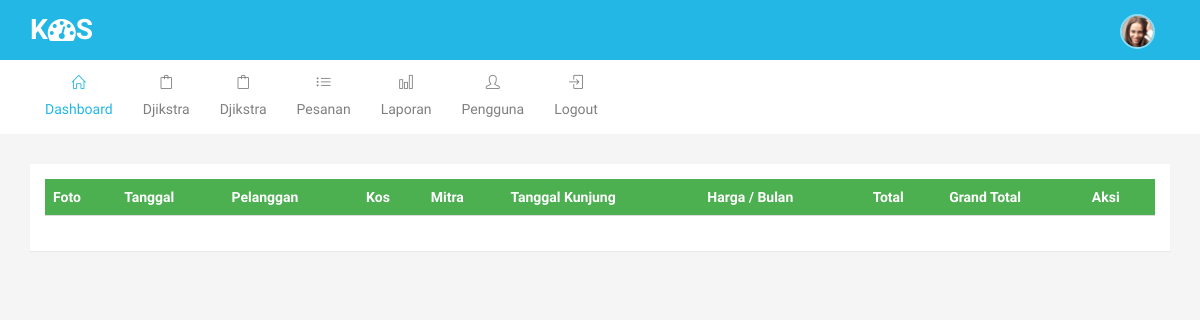
The page /histori_pemesanan (signed in) on the database as committed earlier.
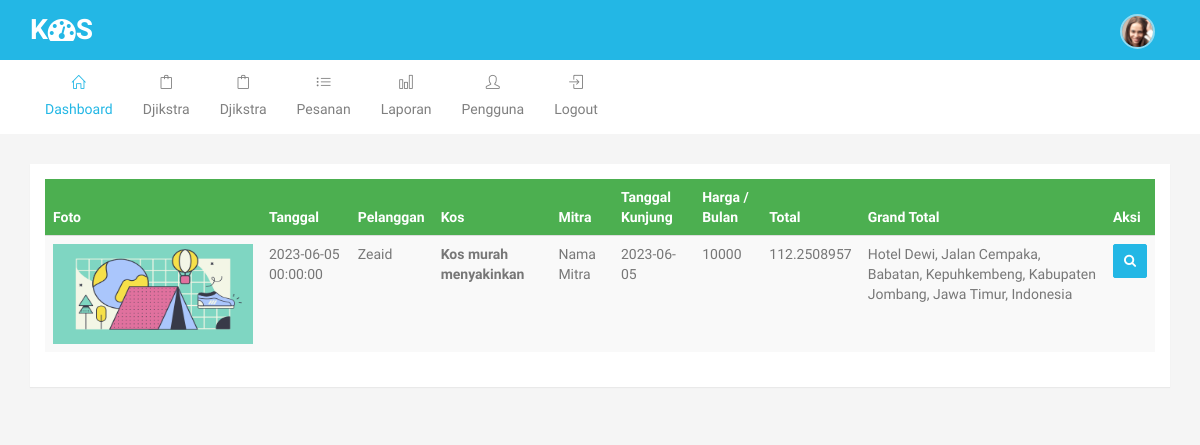
The same page on the database as committed later.
### tables this page shows
CREATE TABLE `m_transaksi` (
  `id` int(11) NOT NULL,
  `id_pelanggan` int(11) NOT NULL,
  `id_kos` int(11) NOT NULL,
  `kode_transaksi` text NOT NULL,
  `tgl_pemesanan` datetime NOT NULL,
  `tgl_kunjung` date NOT NULL,
  `keterangan` text NOT NULL,
  `harga` int(11) NOT NULL,
  `total_bulan` int(11) NOT NULL,
  `nama` text NOT NULL,
  `hp` int(11) NOT NULL,
  `grand_total` int(11) NOT NULL
);

CREATE TABLE `m_kos` (
  `id` int(11) NOT NULL,
  `kode` varchar(24) NOT NULL,
  `nama` text NOT NULL,
  `id_mitra` int(11) NOT NULL,
  `harga` int(11) NOT NULL,
  `deskripsi` text NOT NULL,
  `alamat` text NOT NULL,
  `lat` text NOT NULL,
  `lng` text NOT NULL,
  `gambar` text NOT NULL
);

CREATE TABLE `m_mitra` (
  `id` int(11) NOT NULL,
  `nama` varchar(225) NOT NULL,
  `hp` text NOT NULL,
  `email` text NOT NULL,
  `alamat` text NOT NULL,
  `username` text NOT NULL,
  `password` text NOT NULL,
  `status` text NOT NULL
);

### config/koneksi.php (called while the page is built, shortened)
<?php
$base_url = "http://localhost/pencarian_kos/";
?>

### pages/histori_pemesanan.php (the view, shortened to what this page needs)
<div class="row">
    <div class="col-md-12">
        <div class="panel panel-success collapsed">
            <div class="panel-body">
                <table id="datatable" class="table table-striped dt-responsive nowrap">
                    <thead class="bg-success">
                        <tr>
                            <th>Foto</th>
                            <th>Tanggal</th>
                            <th>Pelanggan</th>
                            <th>Kos</th>
                            <th>Mitra</th>
                            <th>Tanggal Kunjung</th>
                            <th>Harga / Bulan</th>
                            <th>Total</th>
                            <th>Grand Total</th>
                            <th>Aksi</th>
                        </tr>
                    </thead>
                    <tbody>
                       <?php
                        if (in_array($_SESSION['level'],array('3'))) {
                            $filter = "WHERE d.id='".$_SESSION['id_mitra']."'";
                        }elseif (in_array($_SESSION['level'],array('2'))) {
                            $filter = "WHERE a.id_pelanggan='".$_SESSION['id_pelanggan']."'";
                        }else{
                            $filter = "";
                        }
                       $q = mysqli_query($conn,"SELECT c.*, c.nama as kos, d.nama as mitra, a.*, a.nama as pelanggan, b.alamat as alamat_pelanggan FROM m_transaksi as a
                           LEFT JOIN m_pelanggan as b ON a.id_pelanggan = b.id
                           LEFT JOIN m_kos as c ON a.id_kos = c.id
                           LEFT JOIN m_mitra as d ON c.id_mitra = d.id
                           $filter
                           ");
                       while ($d = mysqli_fetch_array($q)) :
                           ?>
                           <tr>
                               <td>
                                  <img src="<?php echo $base_url; ?>upload/<?php echo $d['gambar']; ?>" style="width:200px; height: 100px">
                              </td>
                              <td><?php echo $d['tgl_pemesanan']; ?></td>
                              <td><?php echo $d['pelanggan']; ?></td>
                              <td style="font-weight: bold;"><?php echo $d['kos']; ?></td>
                              <td><?php echo $d['mitra']; ?></td>
                              <td><?php echo $d['tgl_kunjung']; ?></td>
                              <td><?php echo $d['harga']; ?></td>
                              <td><?php echo $d['lng']; ?></td>
                              <td><?php echo $d['alamat']; ?></td>
                              <td nowrap="">
                               <form action="<?php echo $base_url; ?>invoice/<?php echo $d['kode_transaksi']; ?>" method="POST">
                                   <button type="submit" name="pesan" class="btn btn-primary btn-sm"><i class="fa fa-search"></i></button>
                               </form>
                           </td>
                       </tr>
                   <?php endwhile; ?>
               </tbody>
           </table>
       </div>
   </div>
</div>
</div>

### index.php (shortened to what this page needs)
<?php
include "config/koneksi.php";
?>
<!DOCTYPE html>
<html lang="en">
<head>
	<link href="<?php echo $base_url; ?>plugins/bootstrap/css/bootstrap.min.css" rel="stylesheet">
	<link href="<?php echo $base_url; ?>plugins/simple-line-icons/simple-line-icons.css" rel="stylesheet">
	<link href="<?php echo $base_url; ?>plugins/font-awesome/css/font-awesome.min.css" rel="stylesheet">
	<link href="<?php echo $base_url; ?>plugins/pace/pace.css" rel="stylesheet">
	<link href="<?php echo $base_url; ?>plugins/jasny-bootstrap/css/jasny-bootstrap.min.css" rel="stylesheet">
	<link rel="stylesheet" href="<?php echo $base_url; ?>plugins/nano-scroll/nanoscroller.css">
	<link href="<?php echo $base_url; ?>plugins/chart-c3/c3.min.css" rel="stylesheet">
	<link href="<?php echo $base_url; ?>plugins/iCheck/blue.css" rel="stylesheet">
	<link href="<?php echo $base_url; ?>plugins/datatables/jquery.dataTables.min.css" rel="stylesheet" type="text/css">
	<link href="<?php echo $base_url; ?>plugins/datatables/responsive.bootstrap.min.css" rel="stylesheet" type="text/css">
	<link href="<?php echo $base_url; ?>plugins/toast/jquery.toast.min.css" rel="stylesheet">
<link href="<?php echo $base_url; ?>css/style.css" rel="stylesheet">
      </head>
      <body class="layout-horizontal">
       <div class="top-bar bg-primary">
        <div class="container">
         <div class="row">
          <div class="col-xs-6">
           <a href="index.html" class="admin-logo">
            <h1>K<i class="fa fa-dashboard"></i>S</h1>
          </a>
        </div>
        <div class="col-xs-6">
         <ul class="list-inline top-right-nav">
        <?php if(!empty($_SESSION['username'])) : ?>
          <li class="dropdown avtar-dropdown">
           <a href="#" class="dropdown-toggle" data-toggle="dropdown">
            <img src="<?php echo $base_url; ?>images/avtar-1.jpg" class="img-circle" width="30" alt="">
          </a>
        </li>
        <?php else : ?>
         <ul class="list-inline top-right-nav">
          <li class="dropdown avtar-dropdown"><a href="<?php echo $base_url; ?>login">Login</a></li>
        </ul>
      <?php endif; ?>
    </ul>
  </div>
</div>
</div>
</div>
<nav class="navbar navbar-default navbar-static-top">
  <div class="container">
 <div id="navbar" class="navbar-collapse collapse">
  <ul class="nav navbar-nav">
   <li class="dropdown active">
    <a href="<?php echo $base_url; ?>" role="button" aria-haspopup="true" aria-expanded="false"><i class="icon-home"></i> Dashboard</a>
  </li>
  <li class="dropdown">
    <a href="<?php echo $base_url; ?>djikstra" role="button" aria-haspopup="true" aria-expanded="false"><i class="icon-bag"></i>Djikstra</a>
  </li>
  <?php if(!empty($_SESSION['username'])) : ?>
    <?php if(in_array($_SESSION['level'], array('1'))) : ?>
      <li class="dropdown">
        <a href="#" class="dropdown-toggle" data-toggle="dropdown" role="button" aria-haspopup="true" aria-expanded="false"><i class="icon-bag"></i> Djikstra</a>
      </li>
    <?php endif; ?>
    <?php if(in_array($_SESSION['level'], array('1','2'))) : ?>
      <li class="dropdown">
       <a href="<?php echo $base_url; ?>histori_pemesanan" role="button" aria-haspopup="true" aria-expanded="false"><i class="icon-list"></i> Pesanan</a>
     </li>
   <?php endif; ?>
   <?php if(in_array($_SESSION['level'], array('1'))) : ?>
    <li class="dropdown">
      <a href="<?php echo $base_url; ?>statistik" onclick="alert('Proses pengembangan')" role="button" aria-haspopup="true" aria-expanded="false"><i class=" icon-bar-chart"></i> Laporan</a>
    </li>
    <li class="dropdown">
      <a href="#" role="button" aria-haspopup="true" aria-expanded="false"><i class="icon-user"></i> Pengguna</a>
    </li>
  <?php endif; ?>
  <li class="dropdown">
    <a href="<?php echo $base_url; ?>logout" role="button" aria-haspopup="true" aria-expanded="false"><i class="icon-login"></i> Logout</a>
  </li>
  <?php endif;  ?>
</ul>
</div>
</div>
</nav>
<div class="h-main-content">
  <div class="container">
   <?php
   if (file_exists("pages/".$_GET['page'].".php")) {
    if($_GET['page']!="home"){
     include"pages/".$_GET['page'].".php";
   }else{
     include"pages/home.php";
   }
 }else{
  include"pages/home.php";
}
?>
</div>
</div>
</body>
</html>

### css/style.css (style rules this page uses)
.bg-success { background-color: #4CAF50; }
body { font-family: "Arimo", Helvetica, Arial, sans-serif; color: #777; font-size: 14px; font-weight: 400; line-height: 24px; overflow-x: hidden; background-color: #f5f5f5; }
a { text-decoration: none; -moz-transition: all 0.3s; -o-transition: all 0.3s; -webkit-transition: all 0.3s; transition: all 0.3s; color: #56afd7; }
h1, h2, h3, h4, h5, h6 { margin-top: 0px; font-weight: 700; }
.bg-primary { background-color: #23b7e5 !important; border-color: #23b7e5 !important; color: #fff; }
.bg-success { background-color: #4CAF50 !important; border-color: #4CAF50 !important; color: #fff; }
.panel { margin-bottom: 30px; border: 0px; }
.panel, .panel-heading { -webkit-border-radius: 0px; -moz-border-radius: 0px; -ms-border-radius: 0px; border-radius: 0px; }
.panel-body { position: relative; }
.panel-success { border-color: #4CAF50; }
.btn { border-radius: 2px; -webkit-border-radius: 2px; text-transform: capitalize; font-size: 13px; padding: 7px 14px; font-weight: 400; }
.btn.btn-sm { padding: 6px 10px; }
.btn-primary { background-color: #23b7e5; border-color: #23b7e5; color: #fff; }
.top-bar { height: 60px; position: fixed; left: 0; top: 0; width: 100%; z-index: 999; }
.admin-logo { display: block; margin-left: -15px; float: left; width: 220px; text-align: center; padding-left: 0px; height: 60px; line-height: 60px; }
.admin-logo h1 { color: #fff; font-size: 28px; line-height: 60px; text-transform: uppercase; font-weight: 800; margin: 0px; }
.top-right-nav { margin: 0; padding: 0; float: right; padding-right: 0px; }
.top-right-nav > li { display: block; float: left; position: relative; padding: 0px; }
.top-right-nav > li > a { display: block; line-height: 60px; padding: 0px 15px; color: #fff; }
.top-right-nav > li > a img { border: 2px solid rgba(255, 255, 255, 0.5); margin-right: 0px; width: 35px; }
.table > thead > tr > th { border-bottom: 1px solid #DDDDDD; vertical-align: bottom; }
body.layout-horizontal { background-color: #f5f5f5; }
body.layout-horizontal .top-bar { position: static; }
body.layout-horizontal .top-bar .admin-logo { width: auto; }
body.layout-horizontal .admin-logo { margin-left: 0px; text-align: left; }
body.layout-horizontal .h-main-content { min-height: 100%; position: relative; height: auto; padding-bottom: 40px; }
body.layout-horizontal .navbar-default { border: 0px; background-color: #fff; margin-bottom: 30px; }
body.layout-horizontal .navbar-default .navbar-nav > li > a { color: rgba(0, 0, 0, 0.5); display: block; font-weight: 400; }
body.layout-horizontal .navbar-default .navbar-nav > li > a i { display: block; font-size: 14px; margin: 0 auto; margin-bottom: 0px; }
body.layout-horizontal .navbar-default .navbar-nav > .active > a, body.layout-horizontal .navbar-default .navbar-nav > .active > a:focus, body.layout-horizontal .navbar-default .navbar-nav > .active > a:hover { color: #23b7e5; background-color: transparent; }
@media (min-width: 768px) { body.layout-horizontal .navbar-default .navbar-nav > li > a { text-align: center; } }
@media (min-width: 768px) { body.layout-horizontal .navbar-default .navbar-nav > li > a i { margin-bottom: 10px; } }

Rows that differ between the two databases and show on the page:
added m_transaksi: id_kos.gambar (picture), tgl_pemesanan "2023-06-05 00:00:00", nama "Zeaid", id_kos.nama "Kos murah menyakinkan", m_mitra.nama "Nama Mitra", tgl_kunjung "2023-06-05", harga "10000", id_kos.lng "112.2508957", id_kos.alamat "Hotel Dewi, Jalan Cempaka, Babatan, Kepuhkembeng, Kabupaten Jombang, Jawa Timur, Indonesia"
